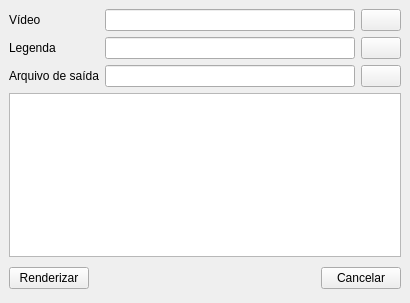
<?xml version="1.0" encoding="UTF-8"?>
<ui version="4.0">
 <class>MainWindow</class>
 <widget class="QMainWindow" name="MainWindow">
  <property name="geometry">
   <rect>
    <x>0</x>
    <y>0</y>
    <width>410</width>
    <height>303</height>
   </rect>
  </property>
  <property name="windowTitle">
   <string>Kegen</string>
  </property>
  <property name="windowIcon">
   <iconset>
    <normaloff>../../../../Downloads/legendas.png</normaloff>../../../../Downloads/legendas.png</iconset>
  </property>
  <widget class="QWidget" name="centralwidget">
   <layout class="QGridLayout" name="gridLayout_2">
    <item row="2" column="0">
     <layout class="QHBoxLayout" name="horizontalLayout">
      <item>
       <widget class="QPushButton" name="btnRender">
        <property name="text">
         <string>Renderizar</string>
        </property>
       </widget>
      </item>
      <item>
       <spacer name="horizontalSpacer">
        <property name="orientation">
         <enum>Qt::Horizontal</enum>
        </property>
        <property name="sizeHint" stdset="0">
         <size>
          <width>257</width>
          <height>31</height>
         </size>
        </property>
       </spacer>
      </item>
      <item>
       <widget class="QPushButton" name="btnCancelar">
        <property name="text">
         <string>Cancelar</string>
        </property>
       </widget>
      </item>
     </layout>
    </item>
    <item row="0" column="0">
     <layout class="QGridLayout" name="gridLayout">
      <item row="1" column="0">
       <widget class="QLabel" name="lb_leg">
        <property name="text">
         <string>Legenda</string>
        </property>
       </widget>
      </item>
      <item row="2" column="1">
       <widget class="QLineEdit" name="lineSaida"/>
      </item>
      <item row="2" column="0">
       <widget class="QLabel" name="label">
        <property name="text">
         <string>Arquivo de saída</string>
        </property>
       </widget>
      </item>
      <item row="1" column="1">
       <widget class="QLineEdit" name="lineLeg"/>
      </item>
      <item row="0" column="0">
       <widget class="QLabel" name="lb_video">
        <property name="text">
         <string>Vídeo</string>
        </property>
       </widget>
      </item>
      <item row="0" column="2">
       <widget class="QPushButton" name="btnVideo">
        <property name="text">
         <string/>
        </property>
        <property name="icon">
         <iconset theme="document-open">
          <normaloff>.</normaloff>.</iconset>
        </property>
       </widget>
      </item>
      <item row="2" column="2">
       <widget class="QPushButton" name="btnSaida">
        <property name="text">
         <string/>
        </property>
        <property name="icon">
         <iconset theme="document-open">
          <normaloff>.</normaloff>.</iconset>
        </property>
       </widget>
      </item>
      <item row="0" column="1">
       <widget class="QLineEdit" name="lineVideo"/>
      </item>
      <item row="1" column="2">
       <widget class="QPushButton" name="btnLeg">
        <property name="text">
         <string/>
        </property>
        <property name="icon">
         <iconset theme="document-open">
          <normaloff>.</normaloff>.</iconset>
        </property>
       </widget>
      </item>
     </layout>
    </item>
    <item row="1" column="0">
     <widget class="QTextBrowser" name="textBrowser"/>
    </item>
   </layout>
  </widget>
  <action name="actionSair">
   <property name="icon">
    <iconset theme="application-exit">
     <normaloff>.</normaloff>.</iconset>
   </property>
   <property name="text">
    <string>Sair</string>
   </property>
   <property name="shortcut">
    <string>Ctrl+Q</string>
   </property>
  </action>
  <action name="actionRenderizar">
   <property name="icon">
    <iconset theme="preview-render-on">
     <normaloff>.</normaloff>.</iconset>
   </property>
   <property name="text">
    <string>Renderizar</string>
   </property>
  </action>
 </widget>
 <resources/>
 <connections/>
</ui>
